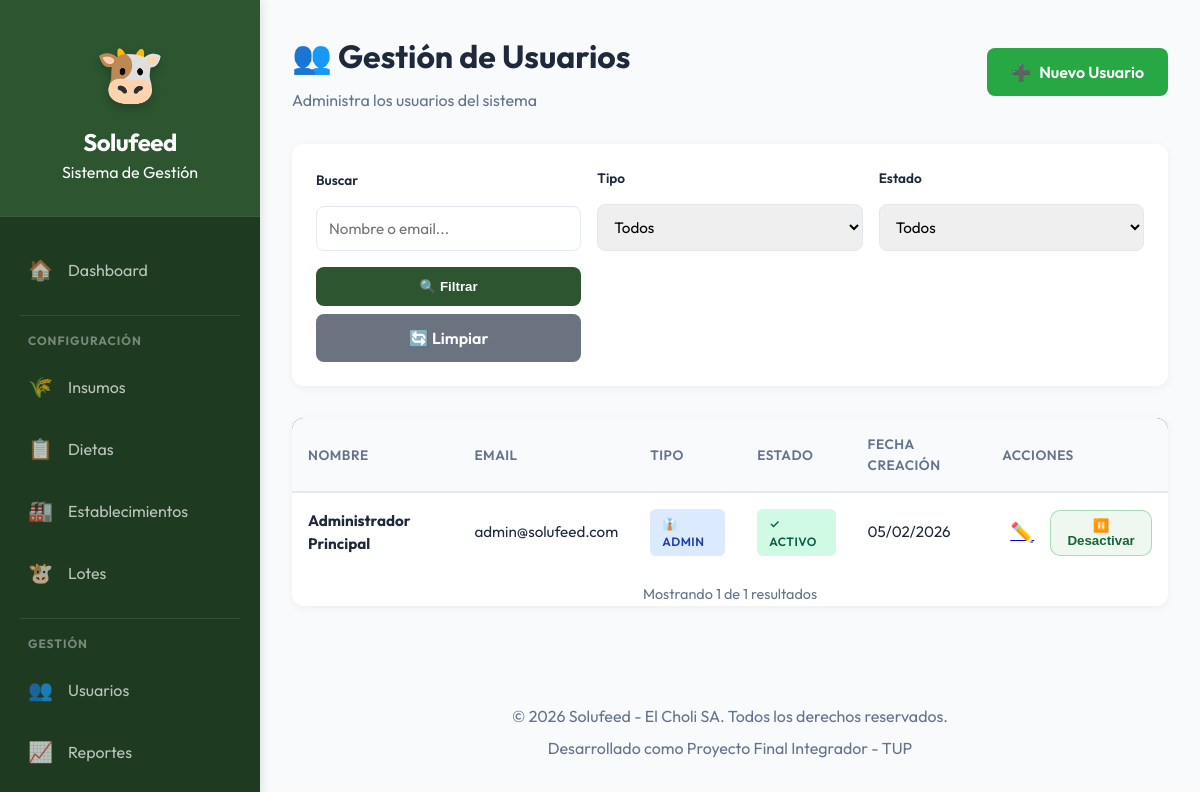
Screenshot of /admin/usuarios/listar.php (signed in) with the database file from the repository.
### tables this page shows
CREATE TABLE IF NOT EXISTS `usuario` (
  `id_usuario` INT(11) NOT NULL AUTO_INCREMENT,
  `nombre` VARCHAR(100) NOT NULL COMMENT 'Nombre completo del usuario',
  `email` VARCHAR(100) NOT NULL COMMENT 'Email único para login',
  `password_hash` VARCHAR(255) NOT NULL COMMENT 'Contraseña hasheada con bcrypt',
  `tipo` ENUM('ADMIN', 'CAMPO') NOT NULL DEFAULT 'CAMPO' COMMENT 'Rol del usuario',
  `activo` TINYINT(1) NOT NULL DEFAULT 1 COMMENT '1=Activo, 0=Inactivo',
  `fecha_creacion` DATETIME NOT NULL DEFAULT CURRENT_TIMESTAMP,
  `fecha_modificacion` DATETIME NULL DEFAULT NULL ON UPDATE CURRENT_TIMESTAMP,
  PRIMARY KEY (`id_usuario`),
  UNIQUE KEY `email_unique` (`email`),
  KEY `idx_email` (`email`),
  KEY `idx_tipo` (`tipo`),
  KEY `idx_activo` (`activo`)
);

### includes/functions.php (called while the page is built, shortened)
<?php
function formatearFecha($fecha) {
    $timestamp = strtotime($fecha);
    return date('d/m/Y', $timestamp);
}
?>

### admin/usuarios/listar.php (the view, shortened to what this page needs)
<?php
require_once '../../includes/functions.php';
$db = getConnection();
$me = (int)($_SESSION['usuario_id'] ?? 0);
$filtro_tipo = $_GET['tipo'] ?? '';
$busqueda = $_GET['busqueda'] ?? '';
$busqueda = trim((string)$busqueda);
$por_pagina = 10;
$pagina_actual = isset($_GET['pagina']) ? (int)$_GET['pagina'] : 1;
$offset = ($pagina_actual - 1) * $por_pagina;
if ($filtro_tipo === 'ADMIN') {
    $where = "WHERE id_usuario = ?";
    $params = [$me];
} else {
    $campo_where = "tipo = 'CAMPO'";
    $campo_params = [];
    $where = "WHERE id_usuario = ? OR ($campo_where)";
    $params = array_merge([$me], $campo_params);
}
$stmt = $db->prepare("SELECT COUNT(*) FROM usuario $where");
$stmt->execute($params);
$total_registros = (int)$stmt->fetchColumn();
$sql = "SELECT id_usuario, nombre, email, tipo, activo, fecha_creacion FROM usuario $where";
$sql .= " ORDER BY (id_usuario = ?) DESC, fecha_creacion DESC";
$sql .= " LIMIT $por_pagina OFFSET $offset";
$params_data = array_merge($params, [$me]);
$stmt = $db->prepare($sql);
$stmt->execute($params_data);
$usuarios = $stmt->fetchAll();
        ?>
<?php
require_once '../../includes/header.php';
?>
<div class="container">
        <div class="usuarios-header">
            <div>
                <h1>👥 Gestión de Usuarios</h1>
                <p style="color: var(--text-muted); margin-top: 0.5rem;">
                    Administra los usuarios del sistema
                </p>
            </div>
            <a href="crear.php" class="btn-nuevo">
                <span>➕</span>
                Nuevo Usuario
            </a>
        </div>
        <div class="filters-section">
            <form method="GET" class="filters-grid">
                <div class="filter-group">
                    <label>Buscar</label>
                    <input type="text" name="busqueda" placeholder="Nombre o email..."
                           value="<?php echo htmlspecialchars($busqueda); ?>">
                </div>
                <div class="filter-group">
                    <label>Tipo</label>
                    <select name="tipo">
                        <option value="">Todos</option>
                    </select>
                </div>
                <div class="filter-group">
                    <label>Estado</label>
                    <select name="estado">
                        <option value="">Todos</option>
                    </select>
                </div>
                <div class="filter-group" style="display: flex; gap: 0.5rem;">
                    <button type="submit" class="btn-filter">🔍 Filtrar</button>
                    <a href="listar.php" class="btn-filter btn-clear" style="text-decoration: none; text-align: center;">🔄 Limpiar</a>
                </div>
            </form>
        </div>
        <div class="usuarios-table">
            <?php if (count($usuarios) > 0): ?>
                <table>
                    <thead>
                        <tr>
                            <th>Nombre</th>
                            <th>Email</th>
                            <th>Tipo</th>
                            <th>Estado</th>
                            <th>Fecha Creación</th>
                            <th>Acciones</th>
                        </tr>
                    </thead>
                    <tbody>
                        <?php foreach ($usuarios as $usuario): ?>
                            <tr>
                                <td><strong><?php echo htmlspecialchars($usuario['nombre']); ?></strong></td>
                                <td><?php echo htmlspecialchars($usuario['email']); ?></td>
                                <td>
                                    <span class="badge badge-<?php echo strtolower($usuario['tipo']); ?>">
                                        <?php echo $usuario['tipo'] === 'ADMIN' ? '👔 Admin' : '🧑‍🌾 Campo'; ?>
                                    </span>
                                </td>
                                <td>
                                    <span class="badge badge-<?php echo $usuario['activo'] ? 'activo' : 'inactivo'; ?>">
                                        <?php echo $usuario['activo'] ? '✓ Activo' : '✕ Inactivo'; ?>
                                    </span>
                                </td>
                                <td><?php echo formatearFecha($usuario['fecha_creacion']); ?></td>
                                <td>
                                    <div class="actions">
                                        <a href="editar.php?id=<?php echo $usuario['id_usuario']; ?>"
                                           class="btn-icon" title="Editar">✏️</a>
                                        <form method="POST" action="toggle_estado.php" style="display:inline;" onsubmit="return confirm('¿Confirmar cambio de estado?')">
                                            <button type="submit" class="btn-state <?php echo $usuario['activo'] ? 'on' : 'off'; ?>" title="<?php echo $usuario['activo'] ? 'Desactivar' : 'Activar'; ?>">
                                                <?php echo $usuario['activo'] ? '⏸️ Desactivar' : '▶️ Activar'; ?>
                                            </button>
                                        </form>
                                    </div>
                                </td>
                            </tr>
                        <?php endforeach; ?>
                    </tbody>
                </table>
                <div style="text-align: center; margin-top: 0.75rem; color: var(--text-muted); font-size: 0.9rem;">
                    Mostrando <?php echo count($usuarios); ?> de <?php echo $total_registros; ?> resultados
                </div>
            <?php endif; ?>
        </div>
    </div>
<?php require_once '../../includes/footer.php'; ?>

### includes/header.php (shortened to what this page needs)
<?php
require_once __DIR__ . '/functions.php';
?>
<!DOCTYPE html>
<html lang="es">
<head>
    <link rel="stylesheet" href="<?php echo BASE_URL; ?>/assets/css/main.css">
</head>
<body>
    <aside class="sidebar" id="sidebar">
        <div class="sidebar-header">
            <div class="sidebar-logo">🐮</div>
            <h1 class="sidebar-title">Solufeed</h1>
            <p class="sidebar-subtitle">Sistema de Gestión</p>
        </div>
        <nav class="sidebar-menu">
            <ul>
                <?php if (!isset($_SESSION['tipo']) || $_SESSION['tipo'] === 'ADMIN'): ?>
                    <li>
                        <a href="<?php echo BASE_URL; ?>/admin/dashboard.php">
                            <span class="menu-icono">🏠</span>
                            <span class="menu-texto">Dashboard</span>
                        </a>
                    </li>
                    <li class="menu-separador"></li>
                    <li class="menu-titulo">Configuración</li>
                    <li>
                        <a href="<?php echo BASE_URL; ?>/admin/insumos/listar.php">
                            <span class="menu-icono">🌾</span>
                            <span class="menu-texto">Insumos</span>
                        </a>
                    </li>
                    <li>
                        <a href="<?php echo BASE_URL; ?>/admin/dietas/listar.php">
                            <span class="menu-icono">📋</span>
                            <span class="menu-texto">Dietas</span>
                        </a>
                    </li>
                    <li>
                        <a href="<?php echo BASE_URL; ?>/admin/establecimientos/listar.php">
                            <span class="menu-icono">🏭</span>
                            <span class="menu-texto">Establecimientos</span>
                        </a>
                    </li>
                    <li>
                        <a href="<?php echo BASE_URL; ?>/admin/lotes/listar.php">
                            <span class="menu-icono">🐮</span>
                            <span class="menu-texto">Lotes</span>
                        </a>
                    </li>
                    <li class="menu-separador"></li>
                    <li class="menu-titulo">Gestión</li>
                    <li>
                        <a href="<?php echo BASE_URL; ?>/admin/usuarios/listar.php">
                            <span class="menu-icono">👥</span>
                            <span class="menu-texto">Usuarios</span>
                        </a>
                    </li>
                    <li>
                        <a href="<?php echo BASE_URL; ?>/admin/reportes/consumo.php">
                            <span class="menu-icono">📈</span>
                            <span class="menu-texto">Reportes</span>
                        </a>
                    </li>
                <?php endif; ?>
            </ul>
        </nav>
    </aside>
    <div class="main-wrapper">
        <main class="content">

### includes/footer.php (shortened to what this page needs)
        </main>
        <footer class="footer-principal">
            <div class="container">
                <p>&copy; <?php echo date('Y'); ?> Solufeed - El Choli SA. Todos los derechos reservados.</p>
                <p class="creditos">Desarrollado como Proyecto Final Integrador - TUP</p>
            </div>
        </footer>
    </div>
</body>
</html>

### assets/css/main.css (style rules this page uses)
:root { --primary: #2c5530; --primary-light: #3d7043; --primary-dark: #1e3a21; --secondary: #1e6091; --accent: #f4a261; --success: #28a745; --danger: #dc3545; --warning: #ffc107; --info: #17a2b8; --bg-main: #f8fafc; --surface: #ffffff; --border: #e2e8f0; --text-main: #1e293b; --text-muted: #64748b; --text-on-primary: #ffffff; --shadow-sm: 0 1px 3px rgba(0, 0, 0, 0.12); --shadow-md: 0 4px 6px -1px rgba(0, 0, 0, 0.1), 0 2px 4px -1px rgba(0, 0, 0, 0.06); --shadow-lg: 0 10px 15px -3px rgba(0, 0, 0, 0.1), 0 4px 6px -2px rgba(0, 0, 0, 0.05); --radius: 12px; --text: var(--text-main); --shadow: var(--shadow-md); --bg-glass: rgba(255, 255, 255, 0.85); --accent-color: var(--accent); }
* { margin: 0; padding: 0; box-sizing: border-box; }
body { font-family: 'Outfit', 'Inter', -apple-system, sans-serif; background-color: var(--bg-main); color: var(--text-main); line-height: 1.5; -webkit-font-smoothing: antialiased; }
.main-wrapper { margin-left: 260px; min-height: 100vh; display: flex; flex-direction: column; transition: margin-left 0.3s ease; }
.content { flex: 1; padding: 2rem; max-width: 1400px; margin: 0 auto; width: 100%; }
.sidebar { position: fixed; left: 0; top: 0; width: 260px; height: 100vh; background: var(--primary-dark); color: white; z-index: 1000; box-shadow: 2px 0 10px rgba(0, 0, 0, 0.1); transition: width 0.3s ease; display: flex; flex-direction: column; overflow-y: auto; }
.sidebar-header { padding: 2rem 1.5rem; background: var(--primary); text-align: center; border-bottom: 1px solid rgba(255, 255, 255, 0.05); }
.sidebar-logo { font-size: 3.5rem; margin-bottom: 0.5rem; filter: drop-shadow(0 4px 4px rgba(0, 0, 0, 0.2)); }
.sidebar-title { font-size: 1.5rem; font-weight: 700; letter-spacing: -0.5px; }
.sidebar-menu { padding: 1.5rem 0.75rem; }
.sidebar-menu ul { list-style: none; }
.sidebar-menu li a { display: flex; align-items: center; padding: 0.875rem 1rem; color: rgba(255, 255, 255, 0.7); text-decoration: none; border-radius: 8px; margin-bottom: 0.25rem; transition: all 0.2s ease; }
.menu-icono { font-size: 1.25rem; margin-right: 1rem; width: 24px; text-align: center; }
.menu-separador { height: 1px; background: rgba(255, 255, 255, 0.1); margin: 1rem 0.5rem; }
.menu-titulo { padding: 0 1rem 0.5rem; font-size: 0.75rem; text-transform: uppercase; letter-spacing: 1px; color: rgba(255, 255, 255, 0.4); font-weight: 700; }
.footer-principal { text-align: center; padding: 2rem 0; margin-top: auto; color: var(--text-muted); }
.footer-principal p { margin-bottom: 0.5rem; }
table { width: 100%; border-collapse: collapse; }
th { background: var(--bg-main); padding: 1rem; text-align: center; font-size: 0.85rem; text-transform: uppercase; color: var(--text-muted); font-weight: 700; border-bottom: 2px solid var(--border); }
td { padding: 1rem; border-bottom: 1px solid var(--border); font-size: 0.95rem; }
tr:last-child td { border-bottom: none; }
label { display: block; font-weight: 600; margin-bottom: 0.5rem; color: var(--text-main); }
input[type="text"], input[type="number"], input[type="date"], input[type="time"], input[type="email"], input[type="password"], select, textarea { width: 100%; padding: 0.75rem 1rem; border: 1px solid var(--border); border-radius: 8px; font-family: inherit; font-size: 1rem; transition: border-color 0.2s ease, box-shadow 0.2s ease; }
.btn-state { display:inline-flex; align-items:center; gap:.4rem; padding:.45rem .7rem; border-radius: 10px; border: 1px solid var(--border); background:#fff; font-weight: 800; cursor:pointer; }
.btn-state.on { border-color: rgba(40,167,69,.35); background: rgba(40,167,69,.08); color:#166534; }

### rows the page displays
usuario: nombre "Administrador Principal", email "admin@solufeed.com", tipo "👔 ADMIN", activo "✓ ACTIVO", fecha_creacion "05/02/2026"

### other values shown
count($usuarios) "1"
$total_registros "1"
